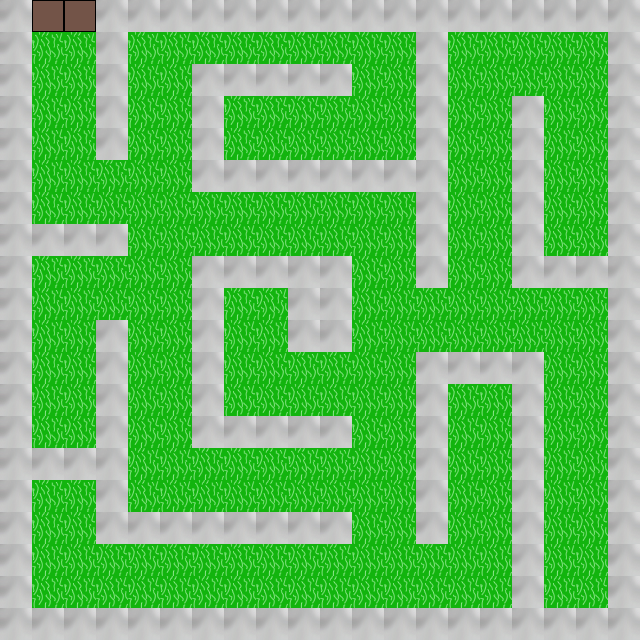

This is a level from a 2D game, rendered from its Tiled map with the project's own tilesets. A one-line summary and the map file follow, with tile-layer data summarised:
An orthogonal 20x20 tile map with 32x32 px tiles, 1 tile layer (Tile Layer 1), 3 tilesets.

<map version="1.0" orientation="orthogonal" width="20" height="20" tilewidth="32" tileheight="32">
 <tileset firstgid="1" name="grass" tilewidth="32" tileheight="32">
  <image source="grass.png" width="32" height="32" />
 </tileset>
 <tileset firstgid="2" name="stone" tilewidth="32" tileheight="32">
  <image source="stone.png" width="32" height="32" />
  <tile id="0">
   <properties>
    <property name="blocked" value="true" />
   </properties>
  </tile>
 </tileset>
 <tileset firstgid="3" name="housefloor" tilewidth="32" tileheight="32">
  <image source="housefloor.png" width="32" height="32" />
  <tile id="0">
   <properties>
    <property name="end" value="true" />
   </properties>
  </tile>
 </tileset>
 <layer name="Tile Layer 1" width="20" height="20">
  <data>[400 cells, 400 non-empty, 3 distinct tile ids]</data>
 </layer>
</map>